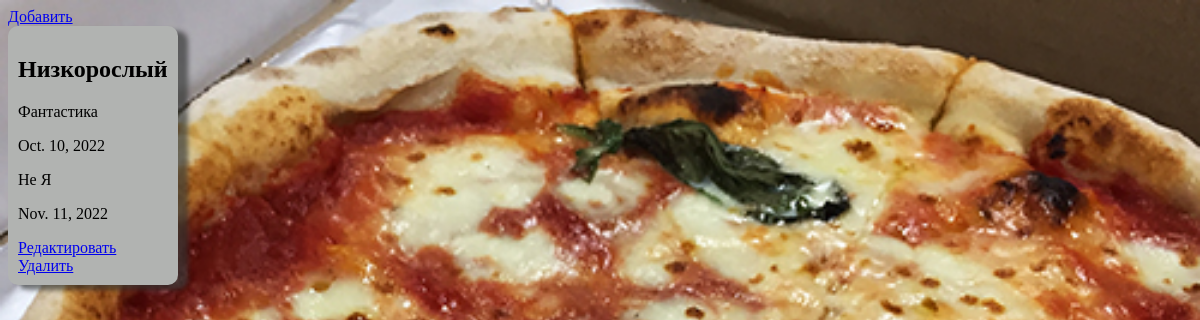
Before: / (signed in) with the older database file.
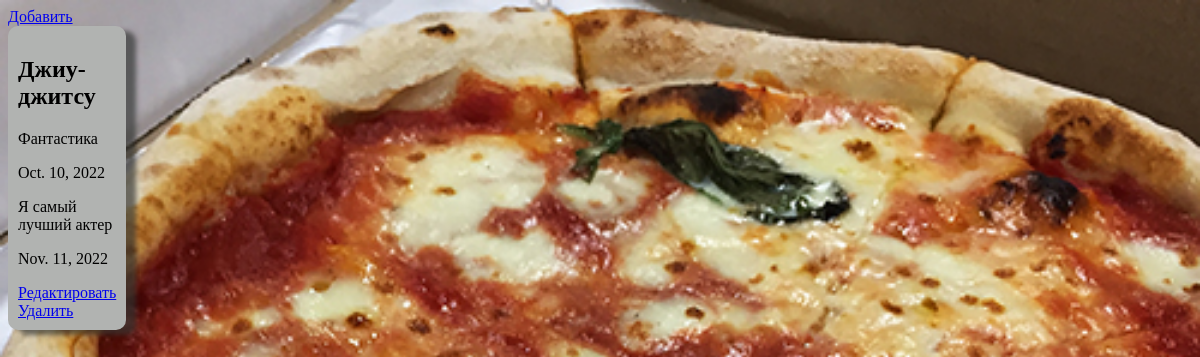
After: the same page with the newer database file.
### films/models.py (models this page shows, shortened)
class Films(models.Model):
    name = models.CharField(max_length=20)
    category = models.ForeignKey(Category, on_delete=models.CASCADE)
    release_date = models.DateField()
    actors = models.CharField(max_length=100)
    show_date = models.DateField()

class Category(models.Model):
    name = models.CharField(max_length=20)
    def __str__(self):
        return self.name

### films/views.py (the view)
# urls.py: path('', views.index, name='films'),
def index(request):
    films = models.Films.objects.all()
    return render(request, 'films/index.html', context={'films': films})

### films/templates/films/index.html (shortened to what this page needs)
{% load static %}
<!DOCTYPE html>
<html lang="en">
<head>
    <link rel="stylesheet" href="{% static 'films/css/style.css' %}">
</head>
<body>
    {% if user.is_authenticated %}
        <a href="add/">Добавить</a>
    {% endif %}
    {% for film in films %}
    <div class="film">
        <div class="film__info">
            <h2>{{ film.name }}</h2>
            <p>{{ film.category }}</p>
            <p>{{ film.release_date }}</p>
            <p>{{ film.actors }}</p>
            <p>{{ film.show_date }}</p>
        </div>
        {% if user.is_authenticated %}
            <div class="film__links">
                <a href="edit/{{ film.pk }}/">Редактировать</a>
                <a href="delete/{{ film.pk }}/">Удалить</a>
            </div>
        {% endif %}
    </div>
    {% endfor %}
</body>
</html>

### films/static/films/css/style.css (style rules this page uses)
body { background-color: white; }
.film { background-color: #b1b3b1; width: min-content; padding: 10px; border-radius: 10px; box-shadow: 10px 5px 5px #323332aa; margin-bottom: 20px; }

Changed rows visible on the page:
removed Films: name "Низкорослый", category "Фантастика", release_date "Oct. 10, 2022", actors "Не Я", show_date "Nov. 11, 2022"
added Films: name "Джиу-джитсу", category "Фантастика", release_date "Oct. 10, 2022", actors "Я самый лучший актер", show_date "Nov. 11, 2022"
